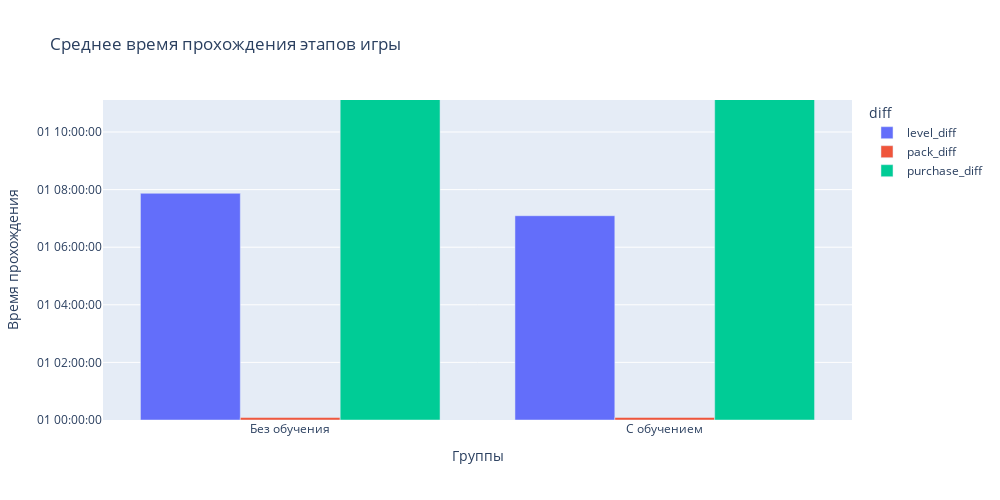

Write notebook code for a chart like this one.
### Markdown cell above
Выведим график

### Code cell
fig = px.bar(
    data_frame=groups_df,
    x='groups', #group_avg.index,
    y='time',
    color='diff',
    orientation='v',
    height=500,
    width=1000,
    barmode='group',
    title='Среднее время прохождения этапов игры',
    labels={'time':'Время прохождения', 'groups':'Группы'},
    log_y=True
)
fig.update_yaxes({'type': 'date', 'tickformat': '%d %H:%M:%S'}, range=[0,40000000])
fig.show()

### Figure 1 — Plotly figure (JSON) as saved in the notebook; plotly's stock layout.template omitted (floating-point values rounded to 4 significant figures)
{"data": [{"alignmentgroup": "True", "hovertemplate": "diff=level_diff<br>Группы=%{x}<br>Время прохождения=%{y}<extra></extra>", "legendgroup": "level_diff", "marker": {"color": "#636efa", "pattern": {"shape": ""}}, "name": "level_diff", "offsetgroup": "level_diff", "orientation": "v", "showlegend": true, "textposition": "auto", "type": "bar", "x": ["Без обучения", "С обучением"], "xaxis": "x", "y": [28337178, 25536854], "yaxis": "y"}, {"alignmentgroup": "True", "hovertemplate": "diff=pack_diff<br>Группы=%{x}<br>Время прохождения=%{y}<extra></extra>", "legendgroup": "pack_diff", "marker": {"color": "#EF553B", "pattern": {"shape": ""}}, "name": "pack_diff", "offsetgroup": "pack_diff", "orientation": "v", "showlegend": true, "textposition": "auto", "type": "bar", "x": ["Без обучения", "С обучением"], "xaxis": "x", "y": [307739, 318146], "yaxis": "y"}, {"alignmentgroup": "True", "hovertemplate": "diff=purchase_diff<br>Группы=%{x}<br>Время прохождения=%{y}<extra></extra>", "legendgroup": "purchase_diff", "marker": {"color": "#00cc96", "pattern": {"shape": ""}}, "name": "purchase_diff", "offsetgroup": "purchase_diff", "orientation": "v", "showlegend": true, "textposition": "auto", "type": "bar", "x": ["Без обучения", "С обучением"], "xaxis": "x", "y": [339610483, 321479641], "yaxis": "y"}], "layout": {"barmode": "group", "height": 500, "legend": {"title": {"text": "diff"}, "tracegroupgap": 0}, "title": {"text": "Среднее время прохождения этапов игры"}, "width": 1000, "xaxis": {"anchor": "y", "domain": [0, 1], "title": {"text": "Группы"}}, "yaxis": {"anchor": "x", "domain": [0, 1], "range": [0, 40000000], "tickformat": "%d %H:%M:%S", "title": {"text": "Время прохождения"}, "type": "date"}}}
